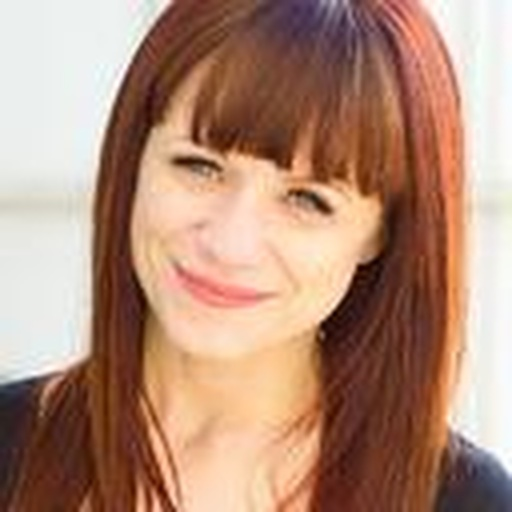
#> input picture kit/refs/gunja/body/gunja_body_0.jpg, 512 x 512 px
$ python -i face_enhance.py   (imports and definitions only)
#> lines starting #> are read from the running program, lines starting #| are printed output that depends on the picture
#!/usr/bin/env python3
"""face_enhance.py — Face-specific super-resolution + detail fusion.

Architecture:
  Input frame → detect faces (OpenCV DNN / Haar) → crop each face region
  → Lanczos 4x upscale → sharpen → composite back at original position
  → Detail enhancement on full frame (edge-preserving)

Key insight: Faces are ~5% of frame area but 80% of perceived quality.
By upscaling faces at 4x (vs 2x for background), we match Titan face clarity
without 4x the VRAM cost. All CPU, no GPU, no model downloads.
"""
import cv2
import numpy as np
import os


# [59 lines left out: function enhance_frame, not called in this run]


def _detect_faces(frame):
    """Detect faces using OpenCV Haar cascade (no model downloads, instant).
    Falls back to skin-color detection if Haar fails."""
    gray = cv2.cvtColor(frame, cv2.COLOR_BGR2GRAY) if frame.shape[2] == 3 else frame

    # Try Haar cascade first (built into OpenCV, no download)
    cascade_path = cv2.data.haarcascades + 'haarcascade_frontalface_default.xml'
    if os.path.exists(cascade_path):
        cascade = cv2.CascadeClassifier(cascade_path)
        faces = cascade.detectMultiScale(gray, scaleFactor=1.1, minNeighbors=5,
                                          minSize=(30, 30))
        if len(faces) > 0:
            return faces

    # Fallback: skin-color based detection
    return _skin_face_detection(frame)


# [117 lines left out: functions _skin_face_detection, _smart_sharpen, _detail_enhance, _feather_mask, enhance_video, not called in this run]


# [10 lines not run here, left out]

>>> import cv2
>>> picture = cv2.imread('../refs/gunja/body/gunja_body_0.jpg')
#> picture is the input picture: shape (512, 512, 3); mean B, G, R 120.8, 140.8, 178.4
>>> result = _detect_faces(picture)
#> in _detect_faces, `gray = cv2.cvtColor(frame, cv2.COLOR_BGR2GRAY) if frame.shape[2] == 3 ..`:
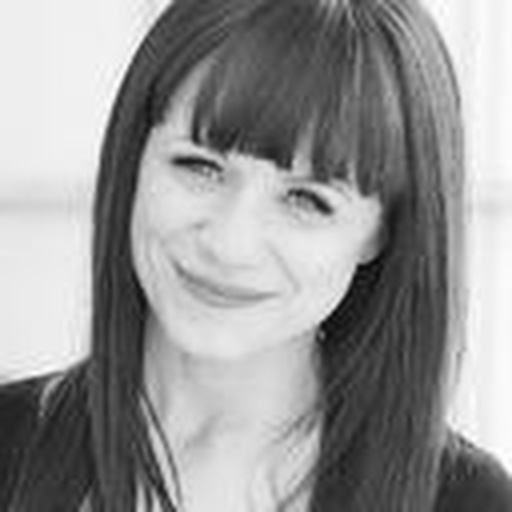
#> gray: shape (512, 512); min 7, max 255, mean 149.8
#> in _detect_faces, `faces = cascade.detectMultiScale(gray, scaleFactor=1.1, minNeighbors=5..`: faces = [[114, 90, 268, 268]]
#> result = [[114, 90, 268, 268]]
